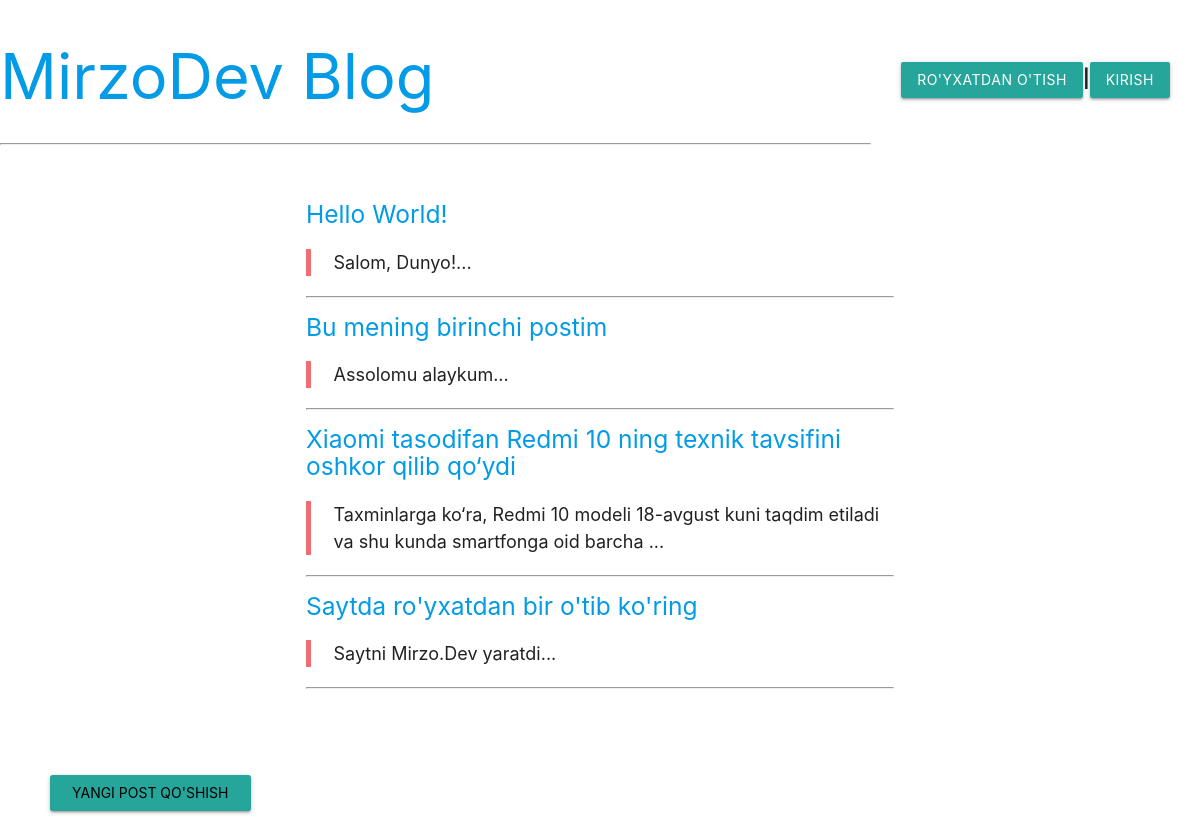
The page / on the database its author committed.
### blog/models.py (models this page shows, shortened)
class Post(models.Model):
    title = models.CharField(max_length=200)
    author = models.ForeignKey(
        'auth.User',
        on_delete=models.CASCADE
    )
    body = models.TextField()

### blog/views.py (the view)
# urls.py: path('', BlogListView.as_view(), name = 'home'),
class BlogListView(ListView):
    template_name = 'home.html'
    model = Post

### templates/home.html
{% extends 'base.html' %}
{% block content %}
    {% for post in object_list %}
    <div class="container">
        <h5><a href="{% url 'post_detail' post.pk %}">{{post.title}}</a></h5>
        <blockquote>{{post.body | slice:":100"}}...
    </blockquote>
        <hr/>
    </div>
    {% endfor %}
{% endblock content %}

### templates/base.html (shortened to what this page needs)
<!DOCTYPE html>
<html lang="en">
<head>
    {% block css%}
    <link rel = "stylesheet" href="https://cdnjs.cloudflare.com/ajax/libs/materialize/1.0.0-rc.1/css/materialize.min.css" />
    {% endblock css%}
</head>
<body style="font-size:18px">
<div>
        <div style="float:right; margin:30px;margin-top:20px">
    {% if user.is_authenticated%}
        <a href="{% url 'logout'%}"><button class="waves-effect waves-light btn" >Chiqish</button></a>
    {% else %}
    <a href="{% url 'signup'%}"><button class="waves-effect waves-light btn" >Ro'yxatdan o'tish</button></a><b>|</b><a href="{% url 'login'%}"><button class="waves-effect waves-light btn" >Kirish</button></a>
    {% endif %}
            </div>
        </div>
    <header>
        <h1 class="truncate">
            <a href = "{% url 'home' %}">MirzoDev Blog</a>
            <hr/>
        </h1>
    </header>
    <div class="container">
        {% block content %}
        {% endblock content %}
    </div>
    <footer>
        <h2><a href="{% url 'new_post'%}"><input style="margin:50px;" type="button" value="Yangi post qo'shish" class="waves-effect waves-light btn"></a></h2>
    </footer>
</body>
</html>

### rows shown on the page
Post: title "Hello World!", body "Salom, Dunyo!"
Post: title "Bu mening birinchi postim", body "Assolomu alaykum"
Post: title "Xiaomi tasodifan Redmi 10 ning texnik tavsifini oshkor qilib qo‘ydi", body "Taxminlarga ko‘ra, Redmi 10 modeli 18-avgust kuni taqdim etiladi va shu kunda smartfonga oid barcha"
Post: title "Saytda ro'yxatdan bir o'tib ko'ring", body "Saytni Mirzo.Dev yaratdi"
